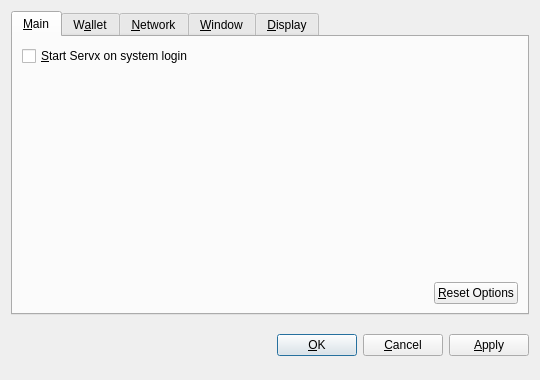
<?xml version="1.0" encoding="UTF-8"?>
<ui version="4.0">
 <class>OptionsDialog</class>
 <widget class="QDialog" name="OptionsDialog">
  <property name="geometry">
   <rect>
    <x>0</x>
    <y>0</y>
    <width>540</width>
    <height>380</height>
   </rect>
  </property>
  <property name="windowTitle">
   <string>Options</string>
  </property>
  <property name="modal">
   <bool>true</bool>
  </property>
  <layout class="QVBoxLayout" name="verticalLayout">
   <item>
    <widget class="QTabWidget" name="tabWidget">
     <property name="tabPosition">
      <enum>QTabWidget::North</enum>
     </property>
     <property name="currentIndex">
      <number>0</number>
     </property>
     <widget class="QWidget" name="tabMain">
      <attribute name="title">
       <string>&amp;Main</string>
      </attribute>
      <layout class="QVBoxLayout" name="verticalLayout_Main">
       <item>
        <widget class="QCheckBox" name="bitcoinAtStartup">
         <property name="toolTip">
          <string>Automatically start Servx after logging in to the system.</string>
         </property>
         <property name="text">
          <string>&amp;Start Servx on system login</string>
         </property>
        </widget>
       </item>
       <item>
        <spacer name="verticalSpacer_Main">
         <property name="orientation">
          <enum>Qt::Vertical</enum>
         </property>
         <property name="sizeHint" stdset="0">
          <size>
           <width>20</width>
           <height>40</height>
          </size>
         </property>
        </spacer>
       </item>
       <item>
        <layout class="QHBoxLayout" name="horizontalLayout_2_Main">
         <item>
          <spacer name="horizontalSpacer_2_Main">
           <property name="orientation">
            <enum>Qt::Horizontal</enum>
           </property>
           <property name="sizeHint" stdset="0">
            <size>
             <width>40</width>
             <height>20</height>
            </size>
           </property>
          </spacer>
         </item>
         <item>
          <widget class="QPushButton" name="resetButton">
           <property name="toolTip">
            <string>Reset all client options to default.</string>
           </property>
           <property name="text">
            <string>&amp;Reset Options</string>
           </property>
           <property name="autoDefault">
            <bool>false</bool>
           </property>
          </widget>
         </item>
        </layout>
       </item>
      </layout>
     </widget>
     <widget class="QWidget" name="tabWallet">
      <attribute name="title">
       <string>W&amp;allet</string>
      </attribute>
      <layout class="QVBoxLayout" name="verticalLayout_Network">
       <item>
        <widget class="QLabel" name="transactionFeeInfoLabel">
         <property name="text">
          <string>Optional transaction fee per kB that helps make sure your transactions are processed quickly. Most transactions are 1 kB.</string>
         </property>
         <property name="textFormat">
          <enum>Qt::PlainText</enum>
         </property>
         <property name="wordWrap">
          <bool>true</bool>
         </property>
        </widget>
       </item>
       <item>
        <layout class="QHBoxLayout" name="horizontalLayout_1_Main">
         <item>
          <widget class="QLabel" name="transactionFeeLabel">
           <property name="text">
            <string>Pay transaction &amp;fee</string>
           </property>
           <property name="textFormat">
            <enum>Qt::PlainText</enum>
           </property>
           <property name="buddy">
            <cstring>transactionFee</cstring>
           </property>
          </widget>
         </item>
         <item>
          <widget class="BitcoinAmountField" name="transactionFee"/>
         </item>
         <item>
          <spacer name="horizontalSpacer_1_Main">
           <property name="orientation">
            <enum>Qt::Horizontal</enum>
           </property>
           <property name="sizeHint" stdset="0">
            <size>
             <width>40</width>
             <height>20</height>
            </size>
           </property>
          </spacer>
         </item>
        </layout>
       </item>
       <item>
        <widget class="QLabel" name="label">
         <property name="text">
          <string>If you disable the spending of unconfirmed change, the change from a transaction cannot be used until that transaction has at least one confirmation. This also affects how your balance is computed.</string>
         </property>
         <property name="wordWrap">
          <bool>true</bool>
         </property>
        </widget>
       </item>
       <item>
        <widget class="QCheckBox" name="spendZeroConfChange">
         <property name="text">
          <string>Spend unconfirmed change  (experts only)</string>
         </property>
        </widget>
       </item>
       <item>
        <spacer name="verticalSpacer">
         <property name="orientation">
          <enum>Qt::Vertical</enum>
         </property>
         <property name="sizeHint" stdset="0">
          <size>
           <width>20</width>
           <height>40</height>
          </size>
         </property>
        </spacer>
       </item>
      </layout>
     </widget>
     <widget class="QWidget" name="tabNetwork">
      <attribute name="title">
       <string>&amp;Network</string>
      </attribute>
      <layout class="QVBoxLayout" name="verticalLayout_Network">
       <item>
        <widget class="QCheckBox" name="mapPortUpnp">
         <property name="toolTip">
          <string>Automatically open the Servx client port on the router. This only works when your router supports UPnP and it is enabled.</string>
         </property>
         <property name="text">
          <string>Map port using &amp;UPnP</string>
         </property>
        </widget>
       </item>
       <item>
        <widget class="QCheckBox" name="connectSocks">
         <property name="toolTip">
          <string>Connect to the Servx network through a SOCKS proxy (e.g. when connecting through Tor).</string>
         </property>
         <property name="text">
          <string>&amp;Connect through SOCKS proxy:</string>
         </property>
        </widget>
       </item>
       <item>
        <layout class="QHBoxLayout" name="horizontalLayout_Network">
         <item>
          <widget class="QLabel" name="proxyIpLabel">
           <property name="text">
            <string>Proxy &amp;IP:</string>
           </property>
           <property name="textFormat">
            <enum>Qt::PlainText</enum>
           </property>
           <property name="buddy">
            <cstring>proxyIp</cstring>
           </property>
          </widget>
         </item>
         <item>
          <widget class="QValidatedLineEdit" name="proxyIp">
           <property name="maximumSize">
            <size>
             <width>140</width>
             <height>16777215</height>
            </size>
           </property>
           <property name="toolTip">
            <string>IP address of the proxy (e.g. 127.0.0.1)</string>
           </property>
          </widget>
         </item>
         <item>
          <widget class="QLabel" name="proxyPortLabel">
           <property name="text">
            <string>&amp;Port:</string>
           </property>
           <property name="textFormat">
            <enum>Qt::PlainText</enum>
           </property>
           <property name="buddy">
            <cstring>proxyPort</cstring>
           </property>
          </widget>
         </item>
         <item>
          <widget class="QLineEdit" name="proxyPort">
           <property name="maximumSize">
            <size>
             <width>55</width>
             <height>16777215</height>
            </size>
           </property>
           <property name="toolTip">
            <string>Port of the proxy (e.g. 9050)</string>
           </property>
          </widget>
         </item>
         <item>
          <widget class="QLabel" name="socksVersionLabel">
           <property name="text">
            <string>SOCKS &amp;Version:</string>
           </property>
           <property name="textFormat">
            <enum>Qt::PlainText</enum>
           </property>
           <property name="buddy">
            <cstring>socksVersion</cstring>
           </property>
          </widget>
         </item>
         <item>
          <widget class="QValueComboBox" name="socksVersion">
           <property name="toolTip">
            <string>SOCKS version of the proxy (e.g. 5)</string>
           </property>
          </widget>
         </item>
         <item>
          <spacer name="horizontalSpacer_Network">
           <property name="orientation">
            <enum>Qt::Horizontal</enum>
           </property>
           <property name="sizeHint" stdset="0">
            <size>
             <width>40</width>
             <height>20</height>
            </size>
           </property>
          </spacer>
         </item>
        </layout>
       </item>
       <item>
        <spacer name="verticalSpacer_Network">
         <property name="orientation">
          <enum>Qt::Vertical</enum>
         </property>
         <property name="sizeHint" stdset="0">
          <size>
           <width>20</width>
           <height>40</height>
          </size>
         </property>
        </spacer>
       </item>
      </layout>
     </widget>
     <widget class="QWidget" name="tabWindow">
      <attribute name="title">
       <string>&amp;Window</string>
      </attribute>
      <layout class="QVBoxLayout" name="verticalLayout_Window">
       <item>
        <widget class="QCheckBox" name="minimizeToTray">
         <property name="toolTip">
          <string>Show only a tray icon after minimizing the window.</string>
         </property>
         <property name="text">
          <string>&amp;Minimize to the tray instead of the taskbar</string>
         </property>
        </widget>
       </item>
       <item>
        <widget class="QCheckBox" name="minimizeOnClose">
         <property name="toolTip">
          <string>Minimize instead of exit the application when the window is closed. When this option is enabled, the application will be closed only after selecting Quit in the menu.</string>
         </property>
         <property name="text">
          <string>M&amp;inimize on close</string>
         </property>
        </widget>
       </item>
       <item>
        <spacer name="verticalSpacer_Window">
         <property name="orientation">
          <enum>Qt::Vertical</enum>
         </property>
         <property name="sizeHint" stdset="0">
          <size>
           <width>20</width>
           <height>40</height>
          </size>
         </property>
        </spacer>
       </item>
      </layout>
     </widget>
     <widget class="QWidget" name="tabDisplay">
      <attribute name="title">
       <string>&amp;Display</string>
      </attribute>
      <layout class="QVBoxLayout" name="verticalLayout_Display">
       <item>
        <layout class="QHBoxLayout" name="horizontalLayout_1_Display">
         <item>
          <widget class="QLabel" name="langLabel">
           <property name="text">
            <string>User Interface &amp;language:</string>
           </property>
           <property name="textFormat">
            <enum>Qt::PlainText</enum>
           </property>
           <property name="buddy">
            <cstring>lang</cstring>
           </property>
          </widget>
         </item>
         <item>
          <widget class="QValueComboBox" name="lang">
           <property name="toolTip">
            <string>The user interface language can be set here. This setting will take effect after restarting Servx.</string>
           </property>
          </widget>
         </item>
        </layout>
       </item>
       <item>
        <layout class="QHBoxLayout" name="horizontalLayout_2_Display">
         <item>
          <widget class="QLabel" name="unitLabel">
           <property name="text">
            <string>&amp;Unit to show amounts in:</string>
           </property>
           <property name="textFormat">
            <enum>Qt::PlainText</enum>
           </property>
           <property name="buddy">
            <cstring>unit</cstring>
           </property>
          </widget>
         </item>
         <item>
          <widget class="QValueComboBox" name="unit">
           <property name="toolTip">
            <string>Choose the default subdivision unit to show in the interface and when sending coins.</string>
           </property>
          </widget>
         </item>
        </layout>
       </item>
       <item>
        <widget class="QCheckBox" name="displayAddresses">
         <property name="toolTip">
          <string>Whether to show Servx addresses in the transaction list or not.</string>
         </property>
         <property name="text">
          <string>&amp;Display addresses in transaction list</string>
         </property>
        </widget>
       </item>
       <item>
        <widget class="QCheckBox" name="coinControlFeatures">
         <property name="toolTip">
          <string>Whether to show coin control features or not.</string>
         </property>
         <property name="text">
          <string>Display coin &amp;control features (experts only!)</string>
         </property>
        </widget>
       </item>
       <item>
        <spacer name="verticalSpacer_Display">
         <property name="orientation">
          <enum>Qt::Vertical</enum>
         </property>
         <property name="sizeHint" stdset="0">
          <size>
           <width>20</width>
           <height>40</height>
          </size>
         </property>
        </spacer>
       </item>
      </layout>
     </widget>
    </widget>
   </item>
   <item>
    <layout class="QHBoxLayout" name="horizontalLayout_Buttons">
     <item>
      <spacer name="horizontalSpacer_1">
       <property name="orientation">
        <enum>Qt::Horizontal</enum>
       </property>
       <property name="sizeHint" stdset="0">
        <size>
         <width>40</width>
         <height>48</height>
        </size>
       </property>
      </spacer>
     </item>
     <item>
      <widget class="QLabel" name="statusLabel">
       <property name="font">
        <font>
         <weight>75</weight>
         <bold>true</bold>
        </font>
       </property>
       <property name="text">
        <string/>
       </property>
       <property name="textFormat">
        <enum>Qt::PlainText</enum>
       </property>
       <property name="wordWrap">
        <bool>true</bool>
       </property>
      </widget>
     </item>
     <item>
      <spacer name="horizontalSpacer_2">
       <property name="orientation">
        <enum>Qt::Horizontal</enum>
       </property>
       <property name="sizeHint" stdset="0">
        <size>
         <width>40</width>
         <height>48</height>
        </size>
       </property>
      </spacer>
     </item>
     <item>
      <widget class="QPushButton" name="okButton">
       <property name="text">
        <string>&amp;OK</string>
       </property>
      </widget>
     </item>
     <item>
      <widget class="QPushButton" name="cancelButton">
       <property name="text">
        <string>&amp;Cancel</string>
       </property>
       <property name="autoDefault">
        <bool>false</bool>
       </property>
      </widget>
     </item>
     <item>
      <widget class="QPushButton" name="applyButton">
       <property name="text">
        <string>&amp;Apply</string>
       </property>
       <property name="autoDefault">
        <bool>false</bool>
       </property>
      </widget>
     </item>
    </layout>
   </item>
  </layout>
 </widget>
 <customwidgets>
  <customwidget>
   <class>BitcoinAmountField</class>
   <extends>QSpinBox</extends>
   <header>bitcoinamountfield.h</header>
  </customwidget>
  <customwidget>
   <class>QValueComboBox</class>
   <extends>QComboBox</extends>
   <header>qvaluecombobox.h</header>
  </customwidget>
  <customwidget>
   <class>QValidatedLineEdit</class>
   <extends>QLineEdit</extends>
   <header>qvalidatedlineedit.h</header>
  </customwidget>
 </customwidgets>
 <resources/>
 <connections/>
</ui>
